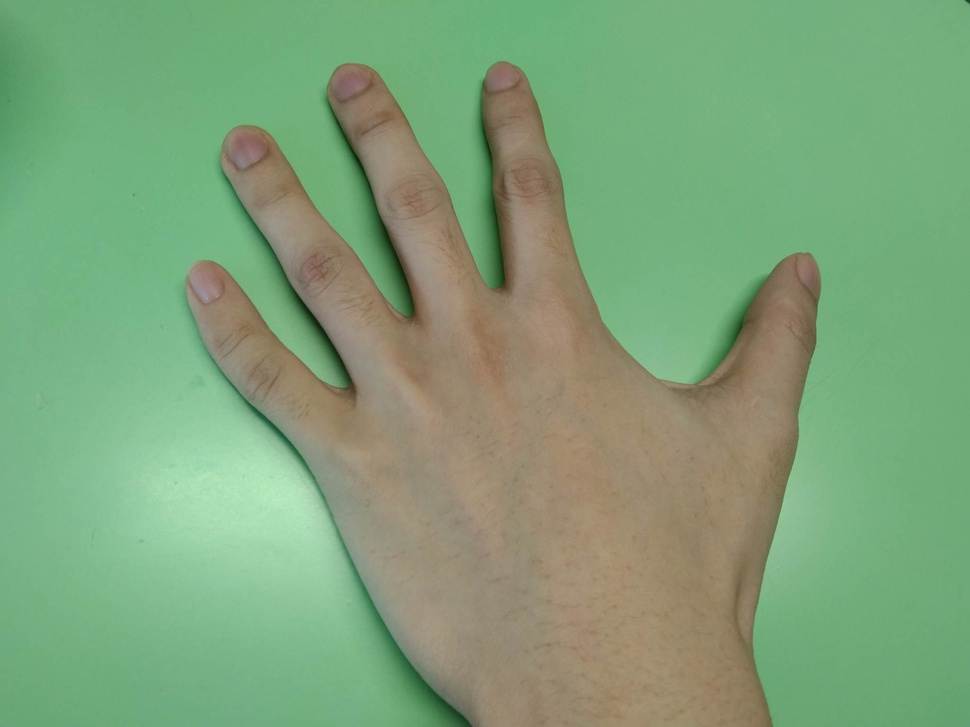
#> input picture week-3/input/input.jpg, 970 x 727 px, shrunk from 2048 x 1536 before the run
$ python ex1.py
#> lines starting #> are read from the running program, lines starting #| are printed output that depends on the picture
import cv2
import numpy as np


img_path = "./input/input.jpg"
img = cv2.imread(img_path)
#> img is the input picture: shape (727, 970, 3); mean B, G, R 121.2, 161.9, 126.5

# hsv
img_hsv = cv2.cvtColor(img, cv2.COLOR_BGR2HSV)
#> img_hsv: shape (727, 970, 3); mean H, S, V 50.6, 82.5, 167.3

h, s, v = cv2.split(img_hsv)
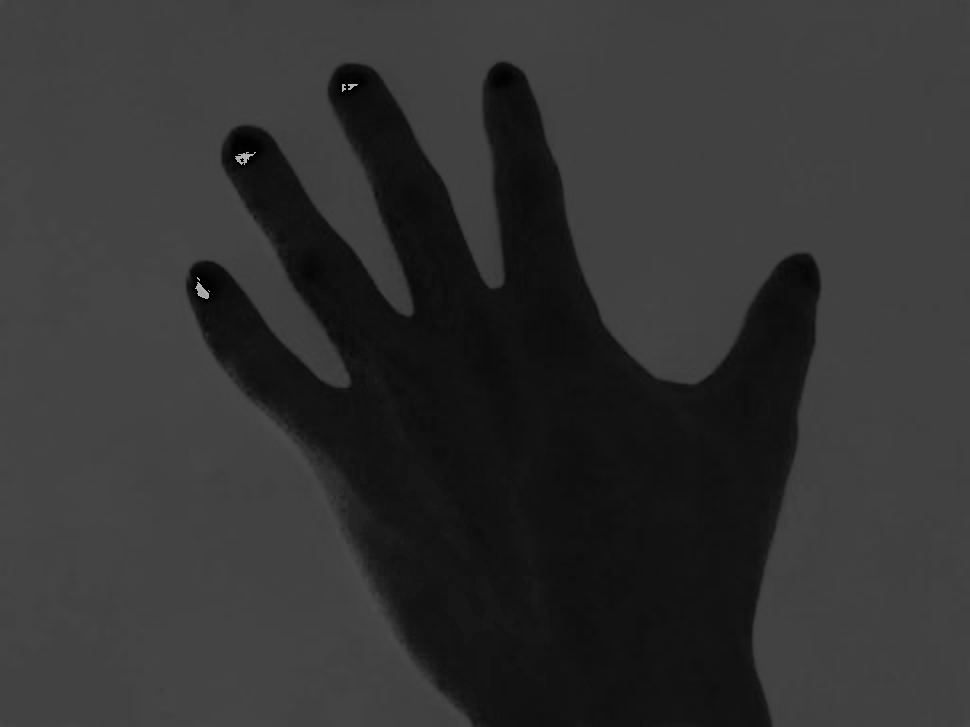
#> h: shape (727, 970); min 0, max 179, mean 50.6
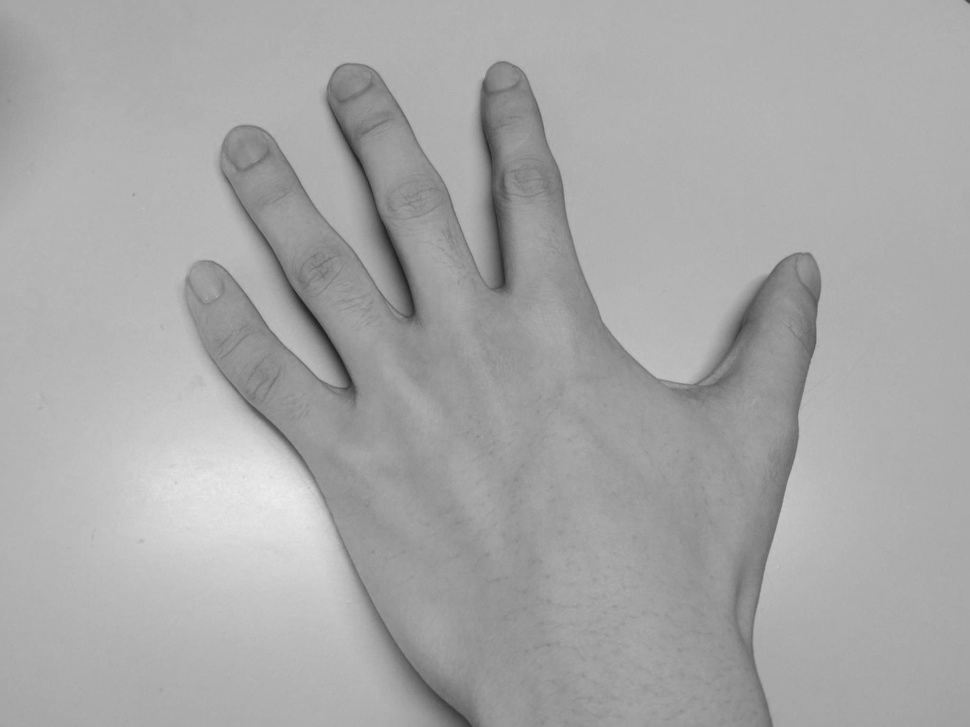
#> v: shape (727, 970); min 30, max 237, mean 167.3

# save grayscale image
gray_img = cv2.cvtColor(v, cv2.COLOR_GRAY2BGR)
cv2.imwrite("./output/hsv_gray.jpg", gray_img)

# v = 1 image
v1_img = img_hsv.copy()
v1_img[:, :, 2] = 1
#> v1_img: shape (727, 970, 3); mean H, S, V 50.6, 82.5, 1
v1_img = cv2.cvtColor(v1_img, cv2.COLOR_HSV2BGR)
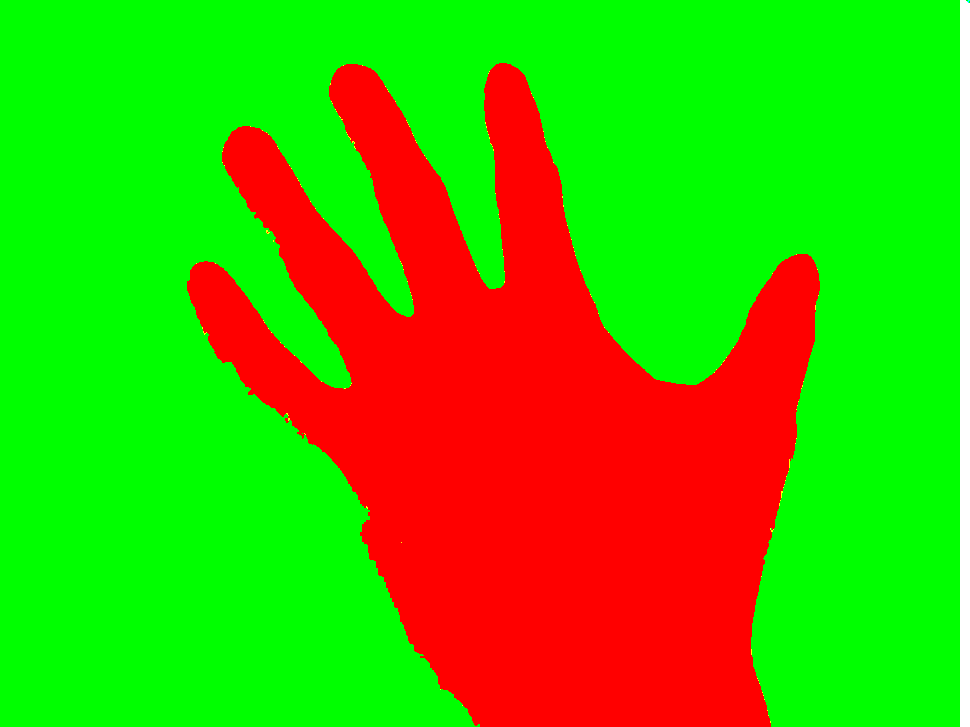
#> v1_img: shape (727, 970, 3); mean B, G, R 0.0103, 0.689, 0.322; drawn with 1 as white
cv2.imwrite("./output/hsv_v1.jpg", v1_img)


# lab
img_lab = cv2.cvtColor(img, cv2.COLOR_BGR2LAB)
#> img_lab: shape (727, 970, 3); mean of channels 0, 1, 2 161.5, 108.7, 145.8

l, a, b = cv2.split(img_lab)
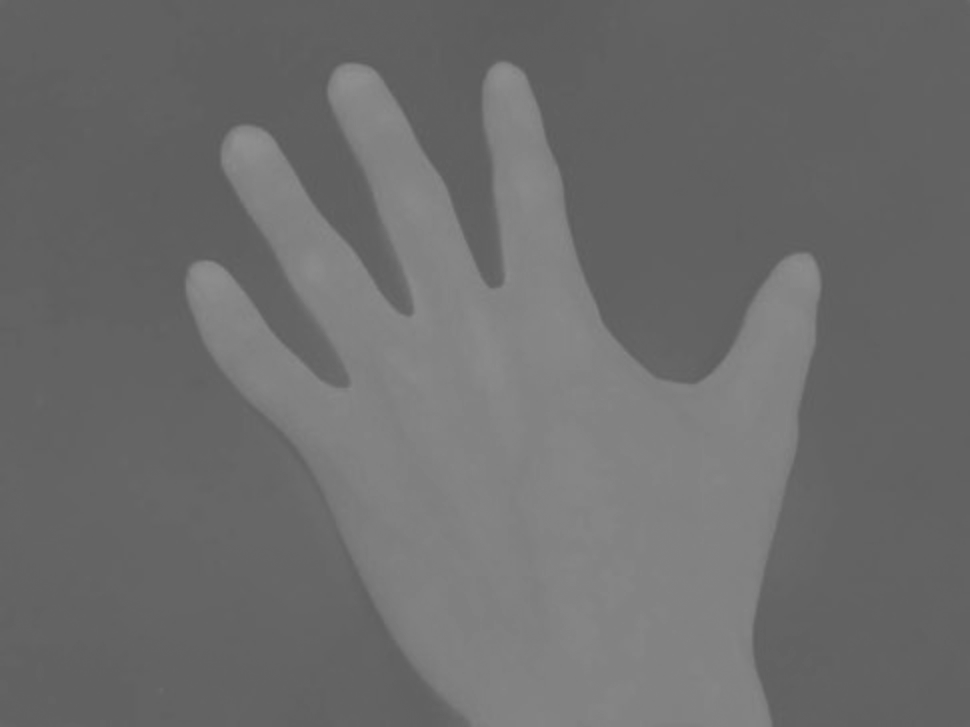
#> a: shape (727, 970); min 92, max 144, mean 108.7
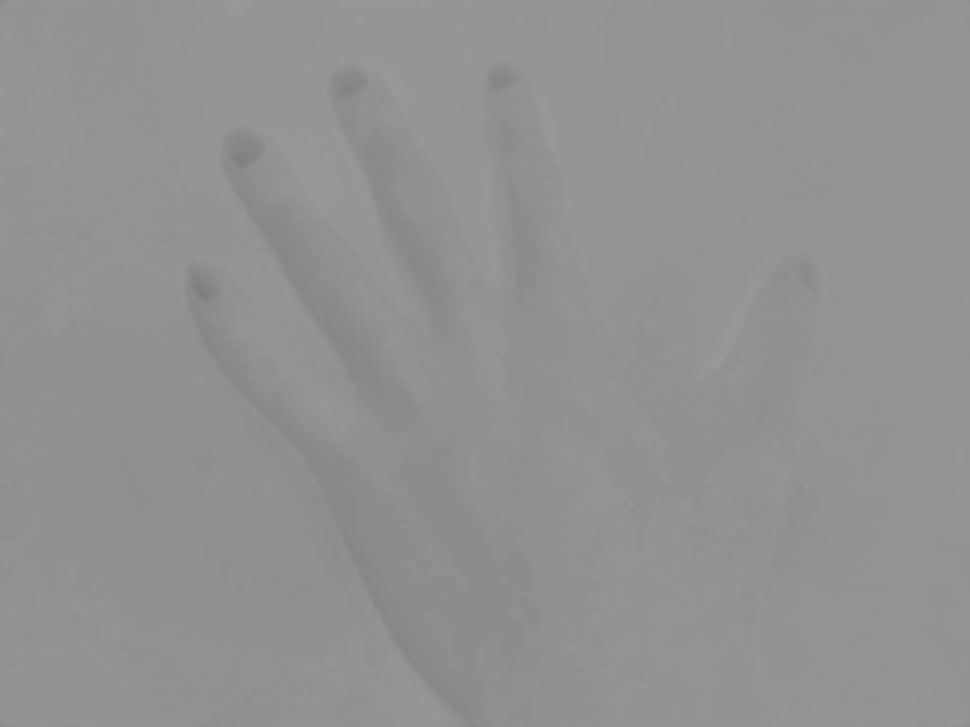
#> b: shape (727, 970); min 126, max 154, mean 145.8

# save grayscale image
gray_img = cv2.cvtColor(l, cv2.COLOR_GRAY2BGR)
cv2.imwrite("./output/lab_gray.jpg", gray_img)

# l = 1 image
l1_img = img_lab.copy()
l1_img[:, :, 0] = 1
#> l1_img: shape (727, 970, 3); mean of channels 0, 1, 2 1, 108.7, 145.8
l1_img = cv2.cvtColor(l1_img, cv2.COLOR_Lab2BGR)
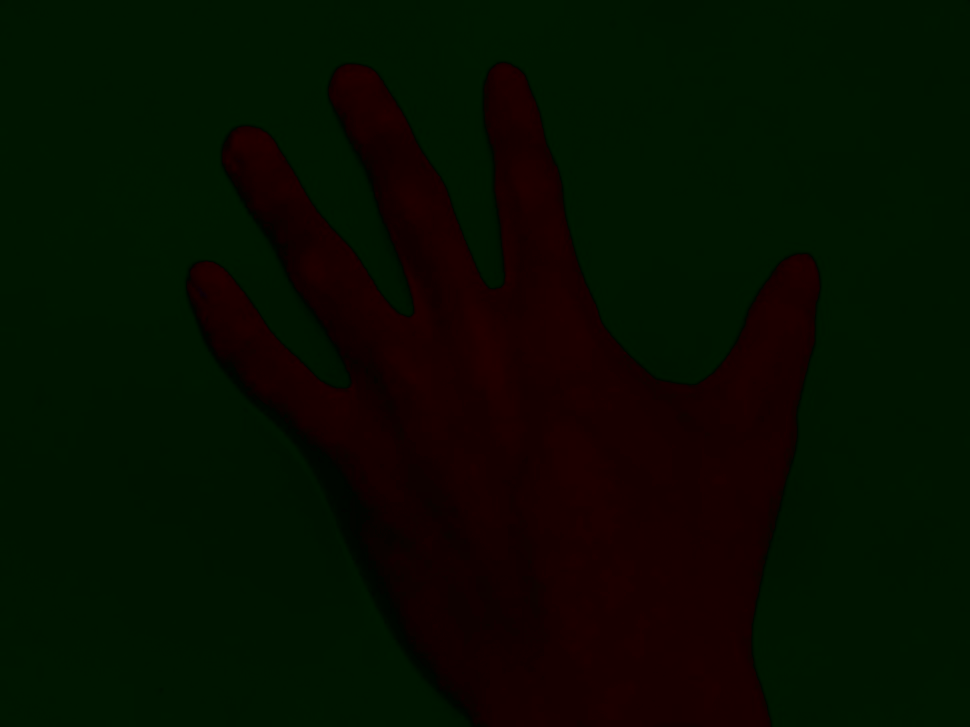
#> l1_img: shape (727, 970, 3); mean B, G, R 0, 13.6, 6.7
cv2.imwrite("./output/lab_l1.jpg", l1_img)
